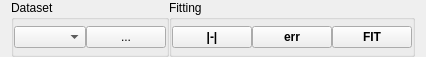
<?xml version="1.0" encoding="UTF-8"?>
<ui version="4.0">
 <class>Form</class>
 <widget class="QWidget" name="Form">
  <property name="geometry">
   <rect>
    <x>0</x>
    <y>0</y>
    <width>344</width>
    <height>57</height>
   </rect>
  </property>
  <property name="windowTitle">
   <string>Form</string>
  </property>
  <layout class="QHBoxLayout" name="horizontalLayout">
   <property name="spacing">
    <number>0</number>
   </property>
   <property name="topMargin">
    <number>0</number>
   </property>
   <property name="bottomMargin">
    <number>0</number>
   </property>
   <item>
    <widget class="QGroupBox" name="groupBox_3">
     <property name="sizePolicy">
      <sizepolicy hsizetype="Expanding" vsizetype="Minimum">
       <horstretch>0</horstretch>
       <verstretch>0</verstretch>
      </sizepolicy>
     </property>
     <property name="title">
      <string>Dataset</string>
     </property>
     <property name="alignment">
      <set>Qt::AlignLeading|Qt::AlignLeft|Qt::AlignTop</set>
     </property>
     <property name="flat">
      <bool>false</bool>
     </property>
     <property name="checkable">
      <bool>false</bool>
     </property>
     <layout class="QHBoxLayout" name="horizontalLayout_2">
      <property name="spacing">
       <number>0</number>
      </property>
      <property name="leftMargin">
       <number>0</number>
      </property>
      <property name="topMargin">
       <number>0</number>
      </property>
      <property name="rightMargin">
       <number>0</number>
      </property>
      <property name="bottomMargin">
       <number>0</number>
      </property>
      <item>
       <widget class="QComboBox" name="comboBox">
        <property name="sizePolicy">
         <sizepolicy hsizetype="Expanding" vsizetype="Fixed">
          <horstretch>0</horstretch>
          <verstretch>0</verstretch>
         </sizepolicy>
        </property>
       </widget>
      </item>
      <item>
       <widget class="QPushButton" name="pushButton">
        <property name="text">
         <string>...</string>
        </property>
       </widget>
      </item>
     </layout>
    </widget>
   </item>
   <item>
    <widget class="QGroupBox" name="groupBox">
     <property name="title">
      <string>Fitting</string>
     </property>
     <layout class="QHBoxLayout" name="horizontalLayout_3">
      <property name="spacing">
       <number>0</number>
      </property>
      <property name="leftMargin">
       <number>0</number>
      </property>
      <property name="topMargin">
       <number>0</number>
      </property>
      <property name="rightMargin">
       <number>0</number>
      </property>
      <property name="bottomMargin">
       <number>0</number>
      </property>
      <item>
       <widget class="QPushButton" name="toolButton_2">
        <property name="sizePolicy">
         <sizepolicy hsizetype="Minimum" vsizetype="Fixed">
          <horstretch>0</horstretch>
          <verstretch>0</verstretch>
         </sizepolicy>
        </property>
        <property name="font">
         <font>
          <weight>75</weight>
          <bold>true</bold>
         </font>
        </property>
        <property name="toolTip">
         <string extracomment="Auto-adjustment of fitrange">&lt;html&gt;&lt;head/&gt;&lt;body&gt;&lt;p&gt;Fitting-Range&lt;/p&gt;&lt;p&gt;Try to determine the optimal fitting range &lt;br/&gt;automatically.&lt;/p&gt;&lt;/body&gt;&lt;/html&gt;</string>
        </property>
        <property name="text">
         <string>|-|</string>
        </property>
       </widget>
      </item>
      <item>
       <widget class="QPushButton" name="toolButton_4">
        <property name="sizePolicy">
         <sizepolicy hsizetype="Minimum" vsizetype="Fixed">
          <horstretch>0</horstretch>
          <verstretch>0</verstretch>
         </sizepolicy>
        </property>
        <property name="font">
         <font>
          <weight>75</weight>
          <bold>true</bold>
         </font>
        </property>
        <property name="toolTip">
         <string>&lt;html&gt;&lt;head/&gt;&lt;body&gt;&lt;p&gt;Sampling of the free fitting parameters. To adjust the options for sampling use the &amp;quot;Settings&amp;quot; menu.&lt;/p&gt;&lt;/body&gt;&lt;/html&gt;</string>
        </property>
        <property name="text">
         <string>err</string>
        </property>
       </widget>
      </item>
      <item>
       <widget class="QPushButton" name="toolButton_3">
        <property name="sizePolicy">
         <sizepolicy hsizetype="Minimum" vsizetype="Fixed">
          <horstretch>0</horstretch>
          <verstretch>0</verstretch>
         </sizepolicy>
        </property>
        <property name="font">
         <font>
          <weight>75</weight>
          <bold>true</bold>
         </font>
        </property>
        <property name="text">
         <string>FIT</string>
        </property>
       </widget>
      </item>
     </layout>
    </widget>
   </item>
  </layout>
  <action name="actionFit">
   <property name="text">
    <string>fit</string>
   </property>
   <property name="shortcut">
    <string>Ctrl+F</string>
   </property>
  </action>
  <action name="actionFit_range_changed">
   <property name="text">
    <string>Fit range changed</string>
   </property>
  </action>
  <action name="actionChange_dataset">
   <property name="text">
    <string>Change dataset</string>
   </property>
  </action>
  <action name="actionSelectionChanged">
   <property name="text">
    <string>SelectionChanged</string>
   </property>
   <property name="toolTip">
    <string>SelectionChanged</string>
   </property>
  </action>
  <action name="actionErrorEstimate">
   <property name="text">
    <string>ErrorEstimate</string>
   </property>
  </action>
 </widget>
 <resources>
  <include location="resource.qrc"/>
 </resources>
 <connections>
  <connection>
   <sender>pushButton</sender>
   <signal>clicked()</signal>
   <receiver>actionChange_dataset</receiver>
   <slot>trigger()</slot>
   <hints>
    <hint type="sourcelabel">
     <x>218</x>
     <y>36</y>
    </hint>
    <hint type="destinationlabel">
     <x>-1</x>
     <y>-1</y>
    </hint>
   </hints>
  </connection>
  <connection>
   <sender>toolButton_2</sender>
   <signal>clicked()</signal>
   <receiver>actionFit_range_changed</receiver>
   <slot>trigger()</slot>
   <hints>
    <hint type="sourcelabel">
     <x>18</x>
     <y>51</y>
    </hint>
    <hint type="destinationlabel">
     <x>-1</x>
     <y>-1</y>
    </hint>
   </hints>
  </connection>
  <connection>
   <sender>toolButton_3</sender>
   <signal>clicked()</signal>
   <receiver>actionFit</receiver>
   <slot>trigger()</slot>
   <hints>
    <hint type="sourcelabel">
     <x>247</x>
     <y>47</y>
    </hint>
    <hint type="destinationlabel">
     <x>-1</x>
     <y>-1</y>
    </hint>
   </hints>
  </connection>
  <connection>
   <sender>toolButton_4</sender>
   <signal>clicked()</signal>
   <receiver>actionErrorEstimate</receiver>
   <slot>trigger()</slot>
   <hints>
    <hint type="sourcelabel">
     <x>260</x>
     <y>25</y>
    </hint>
    <hint type="destinationlabel">
     <x>-1</x>
     <y>-1</y>
    </hint>
   </hints>
  </connection>
  <connection>
   <sender>comboBox</sender>
   <signal>currentIndexChanged(QString)</signal>
   <receiver>actionSelectionChanged</receiver>
   <slot>trigger()</slot>
   <hints>
    <hint type="sourcelabel">
     <x>68</x>
     <y>23</y>
    </hint>
    <hint type="destinationlabel">
     <x>-1</x>
     <y>-1</y>
    </hint>
   </hints>
  </connection>
 </connections>
</ui>
